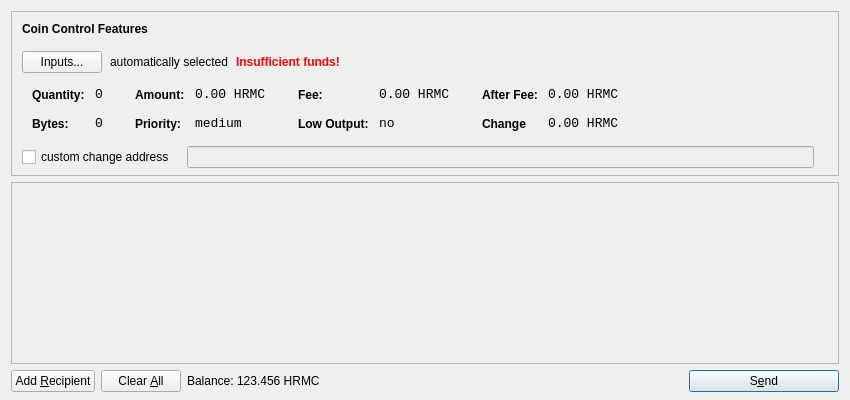
<?xml version="1.0" encoding="UTF-8"?>
<ui version="4.0">
 <class>SendCoinsDialog</class>
 <widget class="QDialog" name="SendCoinsDialog">
  <property name="geometry">
   <rect>
    <x>0</x>
    <y>0</y>
    <width>850</width>
    <height>400</height>
   </rect>
  </property>
  <property name="windowTitle">
   <string>Send Coins</string>
  </property>
  <layout class="QVBoxLayout" name="verticalLayout" stretch="0,1,0">
   <property name="bottomMargin">
    <number>8</number>
   </property>
   <item>
    <widget class="QFrame" name="frameCoinControl">
     <property name="sizePolicy">
      <sizepolicy hsizetype="Expanding" vsizetype="Expanding">
       <horstretch>0</horstretch>
       <verstretch>0</verstretch>
      </sizepolicy>
     </property>
     <property name="maximumSize">
      <size>
       <width>16777215</width>
       <height>16777215</height>
      </size>
     </property>
     <property name="frameShape">
      <enum>QFrame::StyledPanel</enum>
     </property>
     <property name="frameShadow">
      <enum>QFrame::Sunken</enum>
     </property>
     <layout class="QVBoxLayout" name="verticalLayoutCoinControl2">
      <property name="spacing">
       <number>-1</number>
      </property>
      <property name="leftMargin">
       <number>0</number>
      </property>
      <property name="topMargin">
       <number>0</number>
      </property>
      <property name="rightMargin">
       <number>0</number>
      </property>
      <property name="bottomMargin">
       <number>6</number>
      </property>
      <item>
       <layout class="QVBoxLayout" name="verticalLayoutCoinControl" stretch="0,0,0,0,1">
        <property name="spacing">
         <number>0</number>
        </property>
        <property name="leftMargin">
         <number>10</number>
        </property>
        <property name="topMargin">
         <number>10</number>
        </property>
        <item>
         <layout class="QHBoxLayout" name="horizontalLayoutCoinControl1">
          <property name="bottomMargin">
           <number>15</number>
          </property>
          <item>
           <widget class="QLabel" name="labelCoinControlFeatures">
            <property name="sizePolicy">
             <sizepolicy hsizetype="Preferred" vsizetype="Maximum">
              <horstretch>0</horstretch>
              <verstretch>0</verstretch>
             </sizepolicy>
            </property>
            <property name="font">
             <font>
              <weight>75</weight>
              <bold>true</bold>
             </font>
            </property>
            <property name="styleSheet">
             <string notr="true">font-weight:bold;</string>
            </property>
            <property name="text">
             <string>Coin Control Features</string>
            </property>
           </widget>
          </item>
         </layout>
        </item>
        <item>
         <layout class="QHBoxLayout" name="horizontalLayoutCoinControl2" stretch="0,0,0,0">
          <property name="spacing">
           <number>8</number>
          </property>
          <property name="bottomMargin">
           <number>10</number>
          </property>
          <item>
           <widget class="QPushButton" name="pushButtonCoinControl">
            <property name="styleSheet">
             <string notr="true"/>
            </property>
            <property name="text">
             <string>Inputs...</string>
            </property>
           </widget>
          </item>
          <item>
           <widget class="QLabel" name="labelCoinControlAutomaticallySelected">
            <property name="text">
             <string>automatically selected</string>
            </property>
            <property name="margin">
             <number>5</number>
            </property>
           </widget>
          </item>
          <item>
           <widget class="QLabel" name="labelCoinControlInsuffFunds">
            <property name="font">
             <font>
              <weight>75</weight>
              <bold>true</bold>
             </font>
            </property>
            <property name="styleSheet">
             <string notr="true">color:red;font-weight:bold;</string>
            </property>
            <property name="text">
             <string>Insufficient funds!</string>
            </property>
            <property name="margin">
             <number>5</number>
            </property>
           </widget>
          </item>
          <item>
           <spacer name="horizontalSpacerCoinControl">
            <property name="orientation">
             <enum>Qt::Horizontal</enum>
            </property>
            <property name="sizeHint" stdset="0">
             <size>
              <width>40</width>
              <height>1</height>
             </size>
            </property>
           </spacer>
          </item>
         </layout>
        </item>
        <item>
         <widget class="QWidget" name="widgetCoinControl" native="true">
          <property name="sizePolicy">
           <sizepolicy hsizetype="Preferred" vsizetype="Preferred">
            <horstretch>0</horstretch>
            <verstretch>0</verstretch>
           </sizepolicy>
          </property>
          <property name="minimumSize">
           <size>
            <width>0</width>
            <height>0</height>
           </size>
          </property>
          <property name="styleSheet">
           <string notr="true"/>
          </property>
          <layout class="QHBoxLayout" name="horizontalLayoutCoinControl5">
           <property name="margin">
            <number>0</number>
           </property>
           <item>
            <layout class="QHBoxLayout" name="horizontalLayoutCoinControl3" stretch="0,0,0,1">
             <property name="spacing">
              <number>20</number>
             </property>
             <property name="topMargin">
              <number>0</number>
             </property>
             <property name="bottomMargin">
              <number>10</number>
             </property>
             <item>
              <layout class="QFormLayout" name="formLayoutCoinControl1">
               <property name="horizontalSpacing">
                <number>10</number>
               </property>
               <property name="verticalSpacing">
                <number>14</number>
               </property>
               <property name="leftMargin">
                <number>10</number>
               </property>
               <property name="topMargin">
                <number>4</number>
               </property>
               <property name="rightMargin">
                <number>6</number>
               </property>
               <item row="0" column="0">
                <widget class="QLabel" name="labelCoinControlQuantityText">
                 <property name="styleSheet">
                  <string notr="true">font-weight:bold;</string>
                 </property>
                 <property name="text">
                  <string>Quantity:</string>
                 </property>
                 <property name="margin">
                  <number>0</number>
                 </property>
                </widget>
               </item>
               <item row="0" column="1">
                <widget class="QLabel" name="labelCoinControlQuantity">
                 <property name="font">
                  <font>
                   <family>Monospace</family>
                   <pointsize>10</pointsize>
                  </font>
                 </property>
                 <property name="cursor">
                  <cursorShape>IBeamCursor</cursorShape>
                 </property>
                 <property name="contextMenuPolicy">
                  <enum>Qt::ActionsContextMenu</enum>
                 </property>
                 <property name="text">
                  <string>0</string>
                 </property>
                 <property name="margin">
                  <number>0</number>
                 </property>
                 <property name="textInteractionFlags">
                  <set>Qt::LinksAccessibleByMouse|Qt::TextSelectableByKeyboard|Qt::TextSelectableByMouse</set>
                 </property>
                </widget>
               </item>
               <item row="1" column="0">
                <widget class="QLabel" name="labelCoinControlBytesText">
                 <property name="styleSheet">
                  <string notr="true">font-weight:bold;</string>
                 </property>
                 <property name="text">
                  <string>Bytes:</string>
                 </property>
                </widget>
               </item>
               <item row="1" column="1">
                <widget class="QLabel" name="labelCoinControlBytes">
                 <property name="font">
                  <font>
                   <family>Monospace</family>
                   <pointsize>10</pointsize>
                  </font>
                 </property>
                 <property name="cursor">
                  <cursorShape>IBeamCursor</cursorShape>
                 </property>
                 <property name="contextMenuPolicy">
                  <enum>Qt::ActionsContextMenu</enum>
                 </property>
                 <property name="text">
                  <string>0</string>
                 </property>
                 <property name="textInteractionFlags">
                  <set>Qt::LinksAccessibleByMouse|Qt::TextSelectableByKeyboard|Qt::TextSelectableByMouse</set>
                 </property>
                </widget>
               </item>
              </layout>
             </item>
             <item>
              <layout class="QFormLayout" name="formLayoutCoinControl2">
               <property name="horizontalSpacing">
                <number>10</number>
               </property>
               <property name="verticalSpacing">
                <number>14</number>
               </property>
               <property name="leftMargin">
                <number>6</number>
               </property>
               <property name="topMargin">
                <number>4</number>
               </property>
               <property name="rightMargin">
                <number>6</number>
               </property>
               <item row="0" column="0">
                <widget class="QLabel" name="labelCoinControlAmountText">
                 <property name="styleSheet">
                  <string notr="true">font-weight:bold;</string>
                 </property>
                 <property name="text">
                  <string>Amount:</string>
                 </property>
                 <property name="margin">
                  <number>0</number>
                 </property>
                </widget>
               </item>
               <item row="0" column="1">
                <widget class="QLabel" name="labelCoinControlAmount">
                 <property name="font">
                  <font>
                   <family>Monospace</family>
                   <pointsize>10</pointsize>
                  </font>
                 </property>
                 <property name="cursor">
                  <cursorShape>IBeamCursor</cursorShape>
                 </property>
                 <property name="contextMenuPolicy">
                  <enum>Qt::ActionsContextMenu</enum>
                 </property>
                 <property name="text">
                  <string>0.00 HRMC</string>
                 </property>
                 <property name="textInteractionFlags">
                  <set>Qt::LinksAccessibleByMouse|Qt::TextSelectableByKeyboard|Qt::TextSelectableByMouse</set>
                 </property>
                </widget>
               </item>
               <item row="1" column="0">
                <widget class="QLabel" name="labelCoinControlPriorityText">
                 <property name="styleSheet">
                  <string notr="true">font-weight:bold;</string>
                 </property>
                 <property name="text">
                  <string>Priority:</string>
                 </property>
                </widget>
               </item>
               <item row="1" column="1">
                <widget class="QLabel" name="labelCoinControlPriority">
                 <property name="font">
                  <font>
                   <family>Monospace</family>
                   <pointsize>10</pointsize>
                  </font>
                 </property>
                 <property name="cursor">
                  <cursorShape>IBeamCursor</cursorShape>
                 </property>
                 <property name="contextMenuPolicy">
                  <enum>Qt::ActionsContextMenu</enum>
                 </property>
                 <property name="text">
                  <string>medium</string>
                 </property>
                 <property name="textInteractionFlags">
                  <set>Qt::LinksAccessibleByMouse|Qt::TextSelectableByKeyboard|Qt::TextSelectableByMouse</set>
                 </property>
                </widget>
               </item>
              </layout>
             </item>
             <item>
              <layout class="QFormLayout" name="formLayoutCoinControl3">
               <property name="horizontalSpacing">
                <number>10</number>
               </property>
               <property name="verticalSpacing">
                <number>14</number>
               </property>
               <property name="leftMargin">
                <number>6</number>
               </property>
               <property name="topMargin">
                <number>4</number>
               </property>
               <property name="rightMargin">
                <number>6</number>
               </property>
               <item row="0" column="0">
                <widget class="QLabel" name="labelCoinControlFeeText">
                 <property name="styleSheet">
                  <string notr="true">font-weight:bold;</string>
                 </property>
                 <property name="text">
                  <string>Fee:</string>
                 </property>
                 <property name="margin">
                  <number>0</number>
                 </property>
                </widget>
               </item>
               <item row="0" column="1">
                <widget class="QLabel" name="labelCoinControlFee">
                 <property name="font">
                  <font>
                   <family>Monospace</family>
                   <pointsize>10</pointsize>
                  </font>
                 </property>
                 <property name="cursor">
                  <cursorShape>IBeamCursor</cursorShape>
                 </property>
                 <property name="contextMenuPolicy">
                  <enum>Qt::ActionsContextMenu</enum>
                 </property>
                 <property name="text">
                  <string>0.00 HRMC</string>
                 </property>
                 <property name="textInteractionFlags">
                  <set>Qt::LinksAccessibleByMouse|Qt::TextSelectableByKeyboard|Qt::TextSelectableByMouse</set>
                 </property>
                </widget>
               </item>
               <item row="1" column="0">
                <widget class="QLabel" name="labelCoinControlLowOutputText">
                 <property name="styleSheet">
                  <string notr="true">font-weight:bold;</string>
                 </property>
                 <property name="text">
                  <string>Low Output:</string>
                 </property>
                </widget>
               </item>
               <item row="1" column="1">
                <widget class="QLabel" name="labelCoinControlLowOutput">
                 <property name="font">
                  <font>
                   <family>Monospace</family>
                   <pointsize>10</pointsize>
                  </font>
                 </property>
                 <property name="cursor">
                  <cursorShape>IBeamCursor</cursorShape>
                 </property>
                 <property name="contextMenuPolicy">
                  <enum>Qt::ActionsContextMenu</enum>
                 </property>
                 <property name="text">
                  <string>no</string>
                 </property>
                 <property name="textInteractionFlags">
                  <set>Qt::LinksAccessibleByMouse|Qt::TextSelectableByKeyboard|Qt::TextSelectableByMouse</set>
                 </property>
                </widget>
               </item>
              </layout>
             </item>
             <item>
              <layout class="QFormLayout" name="formLayoutCoinControl4">
               <property name="horizontalSpacing">
                <number>10</number>
               </property>
               <property name="verticalSpacing">
                <number>14</number>
               </property>
               <property name="leftMargin">
                <number>6</number>
               </property>
               <property name="topMargin">
                <number>4</number>
               </property>
               <property name="rightMargin">
                <number>6</number>
               </property>
               <item row="0" column="0">
                <widget class="QLabel" name="labelCoinControlAfterFeeText">
                 <property name="styleSheet">
                  <string notr="true">font-weight:bold;</string>
                 </property>
                 <property name="text">
                  <string>After Fee:</string>
                 </property>
                 <property name="margin">
                  <number>0</number>
                 </property>
                </widget>
               </item>
               <item row="0" column="1">
                <widget class="QLabel" name="labelCoinControlAfterFee">
                 <property name="font">
                  <font>
                   <family>Monospace</family>
                   <pointsize>10</pointsize>
                  </font>
                 </property>
                 <property name="cursor">
                  <cursorShape>IBeamCursor</cursorShape>
                 </property>
                 <property name="contextMenuPolicy">
                  <enum>Qt::ActionsContextMenu</enum>
                 </property>
                 <property name="text">
                  <string>0.00 HRMC</string>
                 </property>
                 <property name="textInteractionFlags">
                  <set>Qt::LinksAccessibleByMouse|Qt::TextSelectableByKeyboard|Qt::TextSelectableByMouse</set>
                 </property>
                </widget>
               </item>
               <item row="1" column="0">
                <widget class="QLabel" name="labelCoinControlChangeText">
                 <property name="styleSheet">
                  <string notr="true">font-weight:bold;</string>
                 </property>
                 <property name="text">
                  <string>Change</string>
                 </property>
                </widget>
               </item>
               <item row="1" column="1">
                <widget class="QLabel" name="labelCoinControlChange">
                 <property name="font">
                  <font>
                   <family>Monospace</family>
                   <pointsize>10</pointsize>
                  </font>
                 </property>
                 <property name="cursor">
                  <cursorShape>IBeamCursor</cursorShape>
                 </property>
                 <property name="contextMenuPolicy">
                  <enum>Qt::ActionsContextMenu</enum>
                 </property>
                 <property name="text">
                  <string>0.00 HRMC</string>
                 </property>
                 <property name="textInteractionFlags">
                  <set>Qt::LinksAccessibleByMouse|Qt::TextSelectableByKeyboard|Qt::TextSelectableByMouse</set>
                 </property>
                </widget>
               </item>
              </layout>
             </item>
            </layout>
           </item>
          </layout>
         </widget>
        </item>
        <item>
         <layout class="QHBoxLayout" name="horizontalLayoutCoinControl4" stretch="0,0,0">
          <property name="spacing">
           <number>12</number>
          </property>
          <property name="sizeConstraint">
           <enum>QLayout::SetDefaultConstraint</enum>
          </property>
          <property name="topMargin">
           <number>5</number>
          </property>
          <property name="rightMargin">
           <number>5</number>
          </property>
          <item>
           <widget class="QCheckBox" name="checkBoxCoinControlChange">
            <property name="text">
             <string>custom change address</string>
            </property>
           </widget>
          </item>
          <item>
           <widget class="QLineEdit" name="lineEditCoinControlChange">
            <property name="enabled">
             <bool>false</bool>
            </property>
            <property name="sizePolicy">
             <sizepolicy hsizetype="Expanding" vsizetype="Fixed">
              <horstretch>0</horstretch>
              <verstretch>0</verstretch>
             </sizepolicy>
            </property>
           </widget>
          </item>
          <item>
           <widget class="QLabel" name="labelCoinControlChangeLabel">
            <property name="sizePolicy">
             <sizepolicy hsizetype="Preferred" vsizetype="Expanding">
              <horstretch>0</horstretch>
              <verstretch>0</verstretch>
             </sizepolicy>
            </property>
            <property name="minimumSize">
             <size>
              <width>0</width>
              <height>0</height>
             </size>
            </property>
            <property name="text">
             <string/>
            </property>
            <property name="margin">
             <number>3</number>
            </property>
           </widget>
          </item>
         </layout>
        </item>
        <item>
         <spacer name="verticalSpacerCoinControl">
          <property name="orientation">
           <enum>Qt::Vertical</enum>
          </property>
          <property name="sizeHint" stdset="0">
           <size>
            <width>800</width>
            <height>1</height>
           </size>
          </property>
         </spacer>
        </item>
       </layout>
      </item>
     </layout>
    </widget>
   </item>
   <item>
    <widget class="QScrollArea" name="scrollArea">
     <property name="widgetResizable">
      <bool>true</bool>
     </property>
     <widget class="QWidget" name="scrollAreaWidgetContents">
      <property name="geometry">
       <rect>
        <x>0</x>
        <y>0</y>
        <width>830</width>
        <height>165</height>
       </rect>
      </property>
      <layout class="QVBoxLayout" name="verticalLayout_2">
       <property name="margin">
        <number>0</number>
       </property>
       <item>
        <layout class="QVBoxLayout" name="entries">
         <property name="spacing">
          <number>6</number>
         </property>
        </layout>
       </item>
       <item>
        <spacer name="verticalSpacer">
         <property name="orientation">
          <enum>Qt::Vertical</enum>
         </property>
         <property name="sizeHint" stdset="0">
          <size>
           <width>20</width>
           <height>40</height>
          </size>
         </property>
        </spacer>
       </item>
      </layout>
     </widget>
    </widget>
   </item>
   <item>
    <layout class="QHBoxLayout" name="horizontalLayout">
     <item>
      <widget class="QPushButton" name="addButton">
       <property name="toolTip">
        <string>Send to multiple recipients at once</string>
       </property>
       <property name="text">
        <string>Add &amp;Recipient</string>
       </property>
       <property name="icon">
        <iconset resource="../bitcoin.qrc">
         <normaloff>:/icons/add</normaloff>:/icons/add</iconset>
       </property>
       <property name="autoDefault">
        <bool>false</bool>
       </property>
      </widget>
     </item>
     <item>
      <widget class="QPushButton" name="clearButton">
       <property name="sizePolicy">
        <sizepolicy hsizetype="Minimum" vsizetype="Fixed">
         <horstretch>0</horstretch>
         <verstretch>0</verstretch>
        </sizepolicy>
       </property>
       <property name="toolTip">
        <string>Remove all transaction fields</string>
       </property>
       <property name="text">
        <string>Clear &amp;All</string>
       </property>
       <property name="icon">
        <iconset resource="../bitcoin.qrc">
         <normaloff>:/icons/remove</normaloff>:/icons/remove</iconset>
       </property>
       <property name="autoRepeatDelay">
        <number>300</number>
       </property>
       <property name="autoDefault">
        <bool>false</bool>
       </property>
      </widget>
     </item>
     <item>
      <layout class="QHBoxLayout" name="horizontalLayout_2">
       <property name="spacing">
        <number>3</number>
       </property>
       <item>
        <widget class="QLabel" name="label">
         <property name="sizePolicy">
          <sizepolicy hsizetype="Preferred" vsizetype="Fixed">
           <horstretch>0</horstretch>
           <verstretch>0</verstretch>
          </sizepolicy>
         </property>
         <property name="text">
          <string>Balance:</string>
         </property>
        </widget>
       </item>
       <item>
        <widget class="QLabel" name="labelBalance">
         <property name="sizePolicy">
          <sizepolicy hsizetype="Preferred" vsizetype="Fixed">
           <horstretch>0</horstretch>
           <verstretch>0</verstretch>
          </sizepolicy>
         </property>
         <property name="cursor">
          <cursorShape>IBeamCursor</cursorShape>
         </property>
         <property name="text">
          <string>123.456 HRMC</string>
         </property>
         <property name="textInteractionFlags">
          <set>Qt::LinksAccessibleByMouse|Qt::TextSelectableByKeyboard|Qt::TextSelectableByMouse</set>
         </property>
        </widget>
       </item>
      </layout>
     </item>
     <item>
      <spacer name="horizontalSpacer">
       <property name="orientation">
        <enum>Qt::Horizontal</enum>
       </property>
       <property name="sizeHint" stdset="0">
        <size>
         <width>40</width>
         <height>20</height>
        </size>
       </property>
      </spacer>
     </item>
     <item>
      <widget class="QPushButton" name="sendButton">
       <property name="minimumSize">
        <size>
         <width>150</width>
         <height>0</height>
        </size>
       </property>
       <property name="toolTip">
        <string>Confirm the send action</string>
       </property>
       <property name="text">
        <string>S&amp;end</string>
       </property>
       <property name="icon">
        <iconset resource="../bitcoin.qrc">
         <normaloff>:/icons/send</normaloff>:/icons/send</iconset>
       </property>
       <property name="default">
        <bool>true</bool>
       </property>
      </widget>
     </item>
    </layout>
   </item>
  </layout>
 </widget>
 <resources>
  <include location="../bitcoin.qrc"/>
 </resources>
 <connections/>
</ui>
